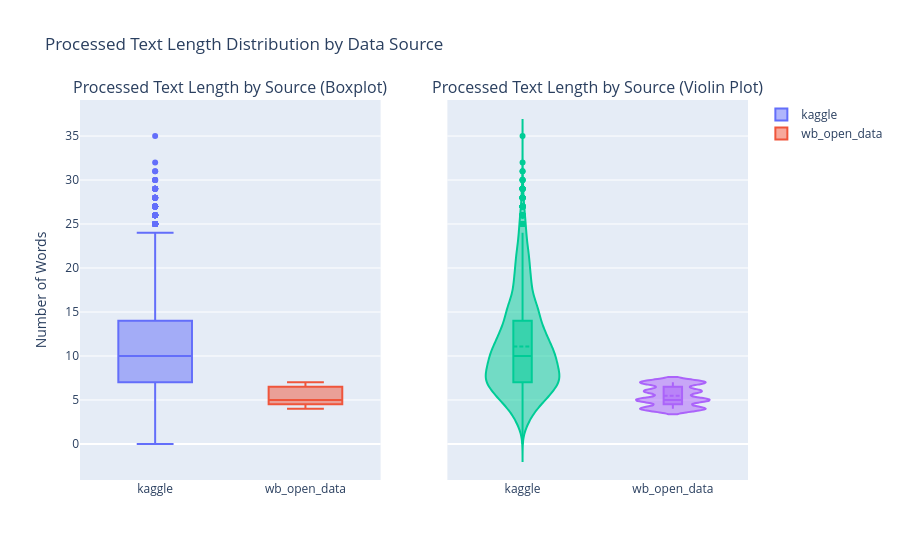

The notebook cell this image was saved under:
### Code cell
fig = make_subplots(
    rows=1,
    cols=2,
    subplot_titles=[
        "Processed Text Length by Source (Boxplot)",
        "Processed Text Length by Source (Violin Plot)"
    ],
    shared_yaxes=True
)

# Boxplot
for src in temp["source"].unique():
    fig.add_trace(
        go.Box(
            x=temp[temp["source"] == src]["source"],
            y=temp[temp["source"] == src]["processed_length"],
            name=src,
            showlegend=True
        ),
        row=1,
        col=1
    )

# Violin plot
for src in temp["source"].unique():
    fig.add_trace(
        go.Violin(
            x=temp[temp["source"] == src]["source"],
            y=temp[temp["source"] == src]["processed_length"],
            name=src,
            box_visible=True,
            meanline_visible=True,
            showlegend=False
        ),
        row=1,
        col=2
    )

fig.update_layout(
    title="Processed Text Length Distribution by Data Source",
    yaxis_title="Number of Words"
)

fig.show()

### Figure 1 — Plotly figure (JSON) as saved in the notebook; plotly's stock layout.template omitted (floating-point values rounded to 4 significant figures; data arrays with more than 128 entries replaced by an {"elided": "..."} marker saying what was removed)
{"data": [{"name": "kaggle", "showlegend": true, "type": "box", "x": {"elided": "5842 str values"}, "xaxis": "x", "y": {"elided": "5842 int values"}, "yaxis": "y"}, {"name": "wb_open_data", "showlegend": true, "type": "box", "x": {"elided": "800 str values"}, "xaxis": "x", "y": {"elided": "800 int values"}, "yaxis": "y"}, {"box": {"visible": true}, "meanline": {"visible": true}, "name": "kaggle", "showlegend": false, "type": "violin", "x": {"elided": "5842 str values"}, "xaxis": "x2", "y": {"elided": "5842 int values"}, "yaxis": "y2"}, {"box": {"visible": true}, "meanline": {"visible": true}, "name": "wb_open_data", "showlegend": false, "type": "violin", "x": {"elided": "800 str values"}, "xaxis": "x2", "y": {"elided": "800 int values"}, "yaxis": "y2"}], "layout": {"annotations": [{"font": {"size": 16}, "showarrow": false, "text": "Processed Text Length by Source (Boxplot)", "x": 0.225, "xanchor": "center", "xref": "paper", "y": 1, "yanchor": "bottom", "yref": "paper"}, {"font": {"size": 16}, "showarrow": false, "text": "Processed Text Length by Source (Violin Plot)", "x": 0.775, "xanchor": "center", "xref": "paper", "y": 1, "yanchor": "bottom", "yref": "paper"}], "title": {"text": "Processed Text Length Distribution by Data Source"}, "xaxis": {"anchor": "y", "domain": [0, 0.45]}, "xaxis2": {"anchor": "y2", "domain": [0.55, 1]}, "yaxis": {"anchor": "x", "domain": [0, 1], "title": {"text": "Number of Words"}}, "yaxis2": {"anchor": "x2", "domain": [0, 1], "matches": "y", "showticklabels": false}}}
